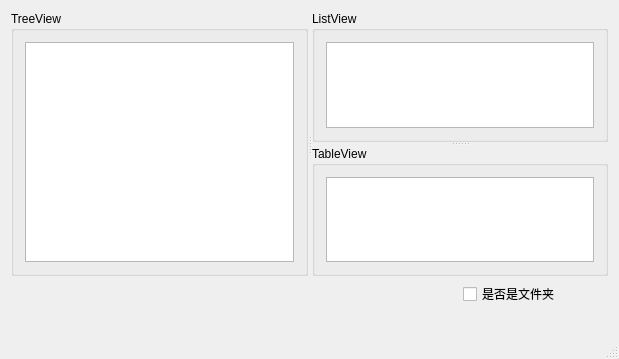
<?xml version="1.0" encoding="UTF-8"?>
<ui version="4.0">
 <class>MainWindow</class>
 <widget class="QMainWindow" name="MainWindow">
  <property name="geometry">
   <rect>
    <x>0</x>
    <y>0</y>
    <width>619</width>
    <height>359</height>
   </rect>
  </property>
  <property name="windowTitle">
   <string>MainWindow</string>
  </property>
  <widget class="QWidget" name="centralWidget">
   <layout class="QGridLayout" name="gridLayout_4">
    <item row="1" column="0">
     <layout class="QVBoxLayout" name="verticalLayout">
      <item>
       <layout class="QHBoxLayout" name="horizontalLayout">
        <item>
         <widget class="QLabel" name="labName">
          <property name="maximumSize">
           <size>
            <width>16777215</width>
            <height>30</height>
           </size>
          </property>
          <property name="text">
           <string/>
          </property>
         </widget>
        </item>
        <item>
         <widget class="QLabel" name="labSize">
          <property name="maximumSize">
           <size>
            <width>16777215</width>
            <height>30</height>
           </size>
          </property>
          <property name="text">
           <string/>
          </property>
         </widget>
        </item>
        <item>
         <widget class="QLabel" name="labType">
          <property name="maximumSize">
           <size>
            <width>16777215</width>
            <height>30</height>
           </size>
          </property>
          <property name="text">
           <string/>
          </property>
         </widget>
        </item>
        <item>
         <widget class="QCheckBox" name="checkBox">
          <property name="maximumSize">
           <size>
            <width>16777215</width>
            <height>30</height>
           </size>
          </property>
          <property name="text">
           <string>是否是文件夹</string>
          </property>
         </widget>
        </item>
       </layout>
      </item>
      <item>
       <widget class="QLabel" name="labPath">
        <property name="maximumSize">
         <size>
          <width>16777215</width>
          <height>30</height>
         </size>
        </property>
        <property name="text">
         <string/>
        </property>
       </widget>
      </item>
     </layout>
    </item>
    <item row="0" column="0">
     <widget class="QSplitter" name="splitter_2">
      <property name="orientation">
       <enum>Qt::Horizontal</enum>
      </property>
      <widget class="QGroupBox" name="groupBox">
       <property name="title">
        <string>TreeView</string>
       </property>
       <layout class="QGridLayout" name="gridLayout_3">
        <item row="0" column="0">
         <widget class="QTreeView" name="treeView"/>
        </item>
       </layout>
      </widget>
      <widget class="QSplitter" name="splitter">
       <property name="orientation">
        <enum>Qt::Vertical</enum>
       </property>
       <widget class="QGroupBox" name="groupBox_2">
        <property name="title">
         <string>ListView</string>
        </property>
        <layout class="QGridLayout" name="gridLayout">
         <item row="0" column="0">
          <widget class="QListView" name="listView"/>
         </item>
        </layout>
       </widget>
       <widget class="QGroupBox" name="groupBox_3">
        <property name="title">
         <string>TableView</string>
        </property>
        <layout class="QGridLayout" name="gridLayout_2">
         <item row="0" column="0">
          <widget class="QTableView" name="tableView"/>
         </item>
        </layout>
       </widget>
      </widget>
     </widget>
    </item>
   </layout>
  </widget>
  <widget class="QStatusBar" name="statusBar"/>
 </widget>
 <layoutdefault spacing="6" margin="11"/>
 <resources/>
 <connections/>
</ui>
